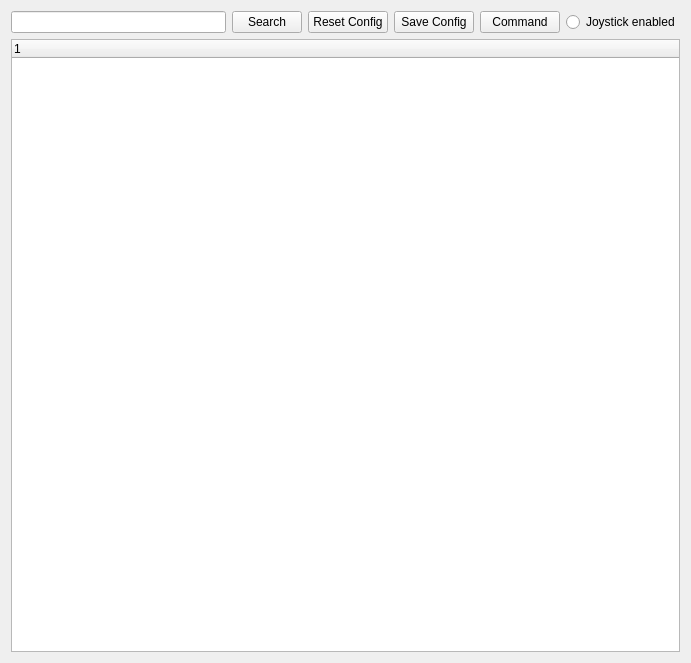
<?xml version="1.0" encoding="UTF-8"?>
<ui version="4.0">
 <class>parametertuner</class>
 <widget class="QWidget" name="parametertuner">
  <property name="geometry">
   <rect>
    <x>0</x>
    <y>0</y>
    <width>691</width>
    <height>663</height>
   </rect>
  </property>
  <property name="windowTitle">
   <string>Parameter Tuner</string>
  </property>
  <layout class="QGridLayout" name="gridLayout">
   <item row="1" column="0" colspan="2">
    <layout class="QVBoxLayout" name="mainLayout">
     <item>
      <layout class="QHBoxLayout" name="controlsLayout">
       <item>
        <widget class="QLineEdit" name="searchInput">
         <property name="minimumSize">
          <size>
           <width>100</width>
           <height>0</height>
          </size>
         </property>
        </widget>
       </item>
       <item>
        <widget class="QPushButton" name="searchButton">
         <property name="sizePolicy">
          <sizepolicy hsizetype="Fixed" vsizetype="Fixed">
           <horstretch>0</horstretch>
           <verstretch>0</verstretch>
          </sizepolicy>
         </property>
         <property name="minimumSize">
          <size>
           <width>70</width>
           <height>0</height>
          </size>
         </property>
         <property name="maximumSize">
          <size>
           <width>70</width>
           <height>16777215</height>
          </size>
         </property>
         <property name="text">
          <string>Search</string>
         </property>
         <property name="checkable">
          <bool>true</bool>
         </property>
        </widget>
       </item>
       <item>
        <widget class="QPushButton" name="reset_button">
         <property name="text">
          <string>Reset Config</string>
         </property>
        </widget>
       </item>
       <item>
        <widget class="QPushButton" name="save_button">
         <property name="text">
          <string>Save Config</string>
         </property>
        </widget>
       </item>
       <item>
        <widget class="QPushButton" name="custom_command_button">
         <property name="text">
          <string>Command</string>
         </property>
        </widget>
       </item>
       <item>
        <widget class="QRadioButton" name="joystick_button">
         <property name="text">
          <string>Joystick enabled</string>
         </property>
        </widget>
       </item>
      </layout>
     </item>
     <item>
      <widget class="QTreeWidget" name="parameter_root_widget">
       <column>
        <property name="text">
         <string notr="true">1</string>
        </property>
       </column>
      </widget>
     </item>
    </layout>
   </item>
  </layout>
 </widget>
 <resources/>
 <connections/>
</ui>
